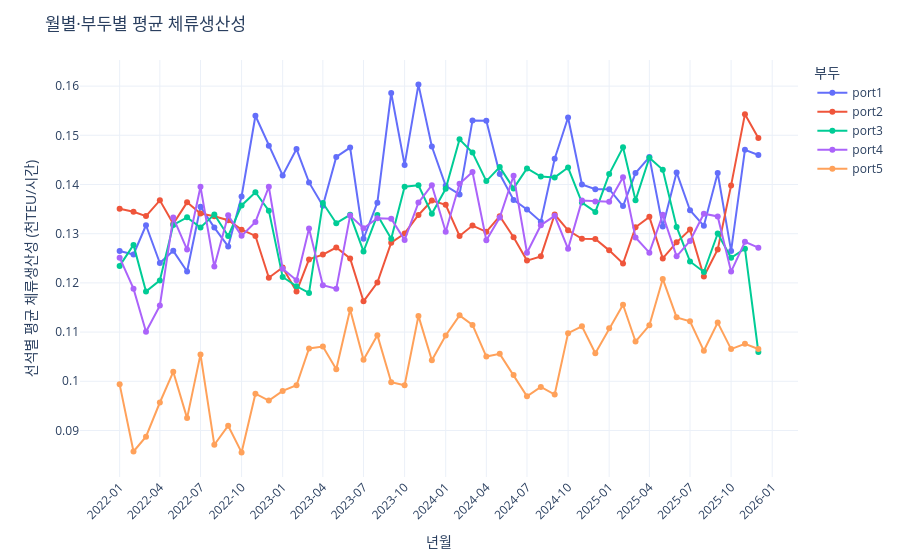

Notebook cell for this chart:
### Code cell
# 6. 기존 체류생산성 그래프는 유지합니다.
stay_productivity_fig = px.line(
    stay_productivity_port_result,
    x="date", y="stay_productivity", color="port", markers=True,
    hover_data={
        "date": False, "year_month": True,
        "stay_productivity": ":.4f", "berth_count": True,
    },
)
stay_productivity_fig.update_layout(
    title="월별·부두별 평균 체류생산성",
    xaxis_title="년월",
    yaxis_title="선석별 평균 체류생산성 (천TEU/시간)",
    hovermode="x unified",
    template="plotly_white",
    legend_title="부두",
)
stay_productivity_fig.update_xaxes(dtick="M3", tickformat="%Y-%m", tickangle=-45)
stay_productivity_fig.show()

# 7. 부두별·선석별 결과 표를 만듭니다. 계산용 표는 그대로 남깁니다.
stay_productivity_port_table = stay_productivity_port_result.rename(columns={
    "port": "부두", "year_month": "년월", "berth_count": "선석수",
    "stay_productivity": "체류생산성 (천TEU/시간)",
})[["부두", "년월", "선석수", "체류생산성 (천TEU/시간)"]].copy()

stay_productivity_berth_table = stay_productivity_berth_result.rename(columns={
    "port": "부두", "year_month": "년월", "berth": "선석",
    "berth_share": "선석별배분비율",
    "estimated_thousand_teu": "선석별천TEU",
    "stay_hours": "재항시간(시간)",
    "stay_productivity": "체류생산성 (천TEU/시간)",
})[[
    "부두", "년월", "선석", "선석별배분비율", "선석별천TEU",
    "재항시간(시간)", "체류생산성 (천TEU/시간)",
]].copy()

print("부두별 결과 목록")
with pd.option_context("display.max_rows", None, "display.precision", 10):
    display(stay_productivity_port_table)
print("선석별 결과 목록")
with pd.option_context("display.max_rows", None, "display.precision", 10):
    display(stay_productivity_berth_table)
